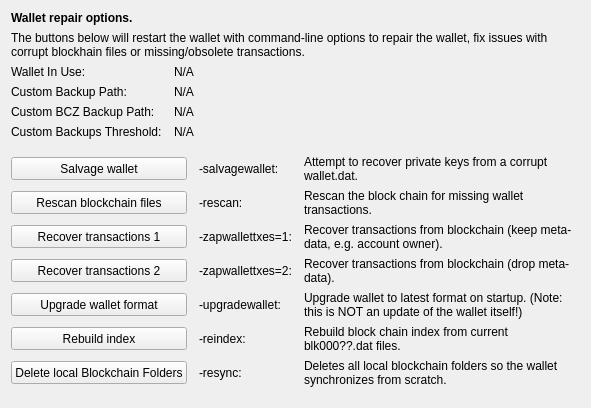
     <widget class="QWidget" name="tab_repair">
      <attribute name="title">
       <string>&amp;Wallet Repair</string>
      </attribute>
      <layout class="QGridLayout" name="gridLayout_4" columnstretch="0,0,0,0">
       <property name="horizontalSpacing">
        <number>12</number>
       </property>
       <item row="0" column="0" colspan="4">
        <widget class="QLabel" name="label_repair_header">
         <property name="font">
          <font>
           <weight>75</weight>
           <bold>true</bold>
          </font>
         </property>
         <property name="text">
          <string>Wallet repair options.</string>
         </property>
        </widget>
       </item>
       <item row="1" column="0" colspan="4">
        <widget class="QLabel" name="label_repair_helptext">
         <property name="font">
          <font>
           <weight>50</weight>
           <bold>false</bold>
          </font>
         </property>
         <property name="text">
          <string>The buttons below will restart the wallet with command-line options to repair the wallet, fix issues with corrupt blockhain files or missing/obsolete transactions.</string>
         </property>
         <property name="wordWrap">
          <bool>true</bool>
         </property>
        </widget>
       </item>
       <item row="2" column="0">
        <widget class="QLabel" name="wallet_path_label">
         <property name="text">
          <string>Wallet In Use:</string>
         </property>
        </widget>
       </item>
       <item row="2" column="1" colspan="3">
        <widget class="QLabel" name="wallet_path">
         <property name="cursor">
          <cursorShape>IBeamCursor</cursorShape>
         </property>
         <property name="text">
          <string>N/A</string>
         </property>
         <property name="textFormat">
          <enum>Qt::PlainText</enum>
         </property>
         <property name="textInteractionFlags">
          <set>Qt::LinksAccessibleByMouse|Qt::TextSelectableByKeyboard|Qt::TextSelectableByMouse</set>
         </property>
        </widget>
       </item>
       <item row="3" column="0">
        <widget class="QLabel" name="wallet_custombackuppath_label">
         <property name="visible">
          <bool>false</bool>
         </property>
         <property name="text">
          <string>Custom Backup Path:</string>
         </property>
        </widget>
       </item>
       <item row="3" column="1" colspan="3">
        <widget class="QLabel" name="wallet_custombackuppath">
         <property name="cursor">
          <cursorShape>IBeamCursor</cursorShape>
         </property>
         <property name="visible">
          <bool>false</bool>
         </property>
         <property name="text">
          <string>N/A</string>
         </property>
         <property name="textFormat">
          <enum>Qt::PlainText</enum>
         </property>
         <property name="textInteractionFlags">
          <set>Qt::LinksAccessibleByMouse|Qt::TextSelectableByKeyboard|Qt::TextSelectableByMouse</set>
         </property>
        </widget>
       </item>
       <item row="4" column="0">
        <widget class="QLabel" name="wallet_customzbczbackuppath_label">
         <property name="visible">
          <bool>false</bool>
         </property>
         <property name="text">
          <string>Custom BCZ Backup Path:</string>
         </property>
        </widget>
       </item>
       <item row="4" column="1" colspan="3">
        <widget class="QLabel" name="wallet_customzbczbackuppath">
         <property name="cursor">
          <cursorShape>IBeamCursor</cursorShape>
         </property>
         <property name="visible">
          <bool>false</bool>
         </property>
         <property name="text">
          <string>N/A</string>
         </property>
         <property name="textFormat">
          <enum>Qt::PlainText</enum>
         </property>
         <property name="textInteractionFlags">
          <set>Qt::LinksAccessibleByMouse|Qt::TextSelectableByKeyboard|Qt::TextSelectableByMouse</set>
         </property>
        </widget>
       </item>
       <item row="5" column="0">
        <widget class="QLabel" name="wallet_custombackupthreshold_label">
         <property name="visible">
          <bool>false</bool>
         </property>
         <property name="text">
          <string>Custom Backups Threshold:</string>
         </property>
        </widget>
       </item>
       <item row="5" column="1" colspan="3">
        <widget class="QLabel" name="wallet_custombackupthreshold">
         <property name="cursor">
          <cursorShape>IBeamCursor</cursorShape>
         </property>
         <property name="visible">
          <bool>false</bool>
         </property>
         <property name="text">
          <string>N/A</string>
         </property>
         <property name="textFormat">
          <enum>Qt::PlainText</enum>
         </property>
         <property name="textInteractionFlags">
          <set>Qt::LinksAccessibleByMouse|Qt::TextSelectableByKeyboard|Qt::TextSelectableByMouse</set>
         </property>
        </widget>
       </item>
       <item row="6" column="0">
        <spacer name="verticalSpacer_repair1">
         <property name="orientation">
          <enum>Qt::Vertical</enum>
         </property>
         <property name="sizeHint" stdset="0">
          <size>
           <width>10</width>
           <height>10</height>
          </size>
         </property>
        </spacer>
       </item>
       <item row="7" column="0" colspan="2">
        <widget class="QPushButton" name="btn_salvagewallet">
         <property name="minimumSize">
          <size>
           <width>100</width>
           <height>23</height>
          </size>
         </property>
         <property name="text">
          <string>Salvage wallet</string>
         </property>
        </widget>
       </item>
       <item row="7" column="2">
        <widget class="QLabel" name="label_repair_salvage_command">
         <property name="text">
          <string notr="true">-salvagewallet:</string>
         </property>
        </widget>
       </item>
       <item row="7" column="3">
        <widget class="QLabel" name="label_repair_salvage">
         <property name="text">
          <string>Attempt to recover private keys from a corrupt wallet.dat.</string>
         </property>
         <property name="wordWrap">
          <bool>true</bool>
         </property>
        </widget>
       </item>
       <item row="8" column="0" colspan="2">
        <widget class="QPushButton" name="btn_rescan">
         <property name="minimumSize">
          <size>
           <width>100</width>
           <height>23</height>
          </size>
         </property>
         <property name="text">
          <string>Rescan blockchain files</string>
         </property>
        </widget>
       </item>
       <item row="8" column="2">
        <widget class="QLabel" name="label_repair_rescan_command">
         <property name="text">
          <string notr="true">-rescan:</string>
         </property>
        </widget>
       </item>
       <item row="8" column="3">
        <widget class="QLabel" name="label_repair_rescan">
         <property name="text">
          <string>Rescan the block chain for missing wallet transactions.</string>
         </property>
         <property name="wordWrap">
          <bool>true</bool>
         </property>
        </widget>
       </item>
       <item row="9" column="0" colspan="2">
        <widget class="QPushButton" name="btn_zapwallettxes1">
         <property name="minimumSize">
          <size>
           <width>100</width>
           <height>23</height>
          </size>
         </property>
         <property name="text">
          <string>Recover transactions 1</string>
         </property>
        </widget>
       </item>
       <item row="9" column="2">
        <widget class="QLabel" name="label_repair_zap1_command">
         <property name="text">
          <string notr="true">-zapwallettxes=1:</string>
         </property>
        </widget>
       </item>
       <item row="9" column="3">
        <widget class="QLabel" name="label_repair_zap1">
         <property name="text">
          <string>Recover transactions from blockchain (keep meta-data, e.g. account owner).</string>
         </property>
         <property name="wordWrap">
          <bool>true</bool>
         </property>
        </widget>
       </item>
       <item row="10" column="0" colspan="2">
        <widget class="QPushButton" name="btn_zapwallettxes2">
         <property name="minimumSize">
          <size>
           <width>100</width>
           <height>23</height>
          </size>
         </property>
         <property name="text">
          <string>Recover transactions 2</string>
         </property>
        </widget>
       </item>
       <item row="10" column="2">
        <widget class="QLabel" name="label_repair_zap2_command">
         <property name="text">
          <string notr="true">-zapwallettxes=2:</string>
         </property>
        </widget>
       </item>
       <item row="10" column="3">
        <widget class="QLabel" name="label_repair_zap2">
         <property name="text">
          <string>Recover transactions from blockchain (drop meta-data).</string>
         </property>
         <property name="wordWrap">
          <bool>true</bool>
         </property>
        </widget>
       </item>
       <item row="11" column="0" colspan="2">
        <widget class="QPushButton" name="btn_upgradewallet">
         <property name="minimumSize">
          <size>
           <width>100</width>
           <height>23</height>
          </size>
         </property>
         <property name="text">
          <string>Upgrade wallet format</string>
         </property>
        </widget>
       </item>
       <item row="11" column="2">
        <widget class="QLabel" name="label_repair_upgrade_command">
         <property name="text">
          <string notr="true">-upgradewallet:</string>
         </property>
        </widget>
       </item>
       <item row="11" column="3">
        <widget class="QLabel" name="label_repair_upgrade">
         <property name="text">
          <string>Upgrade wallet to latest format on startup. (Note: this is NOT an update of the wallet itself!)</string>
         </property>
         <property name="wordWrap">
          <bool>true</bool>
         </property>
        </widget>
       </item>
       <item row="12" column="0" colspan="2">
        <widget class="QPushButton" name="btn_reindex">
         <property name="minimumSize">
          <size>
           <width>100</width>
           <height>23</height>
          </size>
         </property>
         <property name="text">
          <string>Rebuild index</string>
         </property>
        </widget>
       </item>
       <item row="12" column="2">
        <widget class="QLabel" name="label_repair_reindex_command">
         <property name="text">
          <string notr="true">-reindex:</string>
         </property>
        </widget>
       </item>
       <item row="12" column="3">
        <widget class="QLabel" name="label_repair_reindex">
         <property name="text">
          <string>Rebuild block chain index from current blk000??.dat files.</string>
         </property>
         <property name="wordWrap">
          <bool>true</bool>
         </property>
        </widget>
       </item>
       <item row="13" column="0" colspan="2">
        <widget class="QPushButton" name="btn_resync">
         <property name="minimumSize">
          <size>
           <width>100</width>
           <height>23</height>
          </size>
         </property>
         <property name="text">
          <string>Delete local Blockchain Folders</string>
         </property>
        </widget>
       </item>
       <item row="13" column="2">
        <widget class="QLabel" name="label_repair_resync_command">
         <property name="text">
          <string>-resync:</string>
         </property>
        </widget>
       </item>
       <item row="13" column="3">
        <widget class="QLabel" name="label_repair_resync">
         <property name="text">
          <string>Deletes all local blockchain folders so the wallet synchronizes from scratch.</string>
         </property>
         <property name="wordWrap">
          <bool>true</bool>
         </property>
        </widget>
       </item>
       <item row="14" column="0">
        <spacer name="verticalSpacer_repair2">
         <property name="orientation">
          <enum>Qt::Vertical</enum>
         </property>
         <property name="sizeHint" stdset="0">
          <size>
           <width>20</width>
           <height>10</height>
          </size>
         </property>
        </spacer>
       </item>
      </layout>
     </widget>
